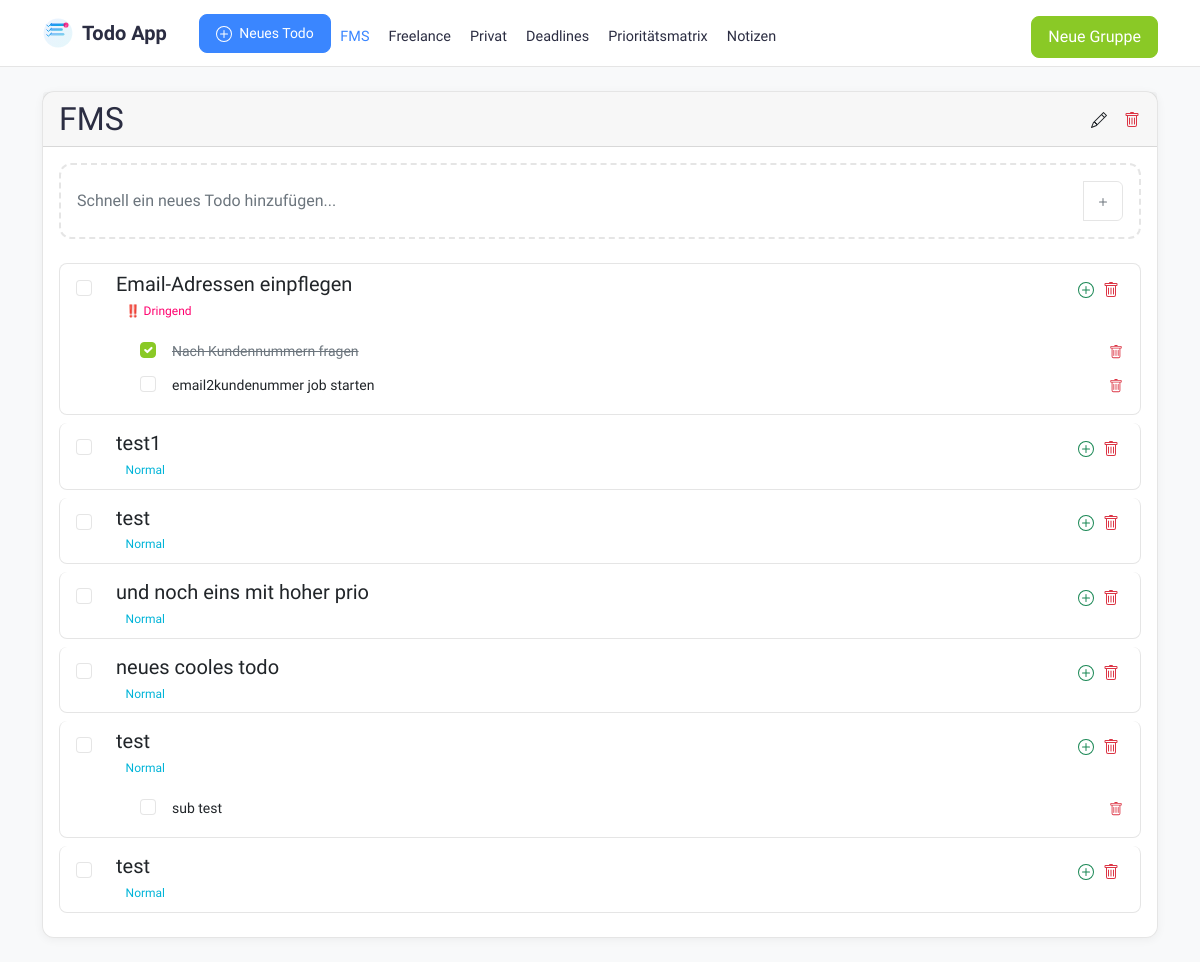
The page / on the database its author committed.
### app_sqlite_backup.py (models this page shows, shortened)
class TaskGroup(db.Model):
    id = db.Column(db.Integer, primary_key=True)
    name = db.Column(db.String(100), nullable=False)
    created_at = db.Column(db.DateTime, default=datetime.utcnow)
    todos = db.relationship('Todo', backref='group', lazy=True, cascade='all, delete-orphan')

class Todo(db.Model):
    id = db.Column(db.Integer, primary_key=True)
    title = db.Column(db.String(200), nullable=False)
    description = db.Column(db.Text)
    completed = db.Column(db.Boolean, default=False)
    priority = db.Column(db.String(10), default='medium')
    created_at = db.Column(db.DateTime, default=datetime.utcnow)
    due_date = db.Column(db.DateTime, nullable=True)
    group_id = db.Column(db.Integer, db.ForeignKey('task_group.id'), nullable=False)
    parent_id = db.Column(db.Integer, db.ForeignKey('todo.id'), nullable=True)
    sub_todos = db.relationship('Todo', backref=db.backref('parent', remote_side=[id]),
                              cascade='all, delete-orphan')

### app_sqlite_backup.py (the view)
@app.route('/')
def index():
    groups = TaskGroup.query.all()
    selected_group_id = request.args.get('group_id', type=int)
    selected_group = None
    todos_by_group = {}
    if not selected_group_id and groups:
        selected_group_id = groups[0].id
    if selected_group_id:
        selected_group = TaskGroup.query.get_or_404(selected_group_id)
        todos = Todo.query.filter_by(group_id=selected_group_id, parent_id=None).order_by(
            Todo.completed,
            case(
                (Todo.priority == 'urgent', 1),
                (Todo.priority == 'high', 2),
                (Todo.priority == 'medium', 3),
                (Todo.priority == 'low', 4)
            ),
            Todo.created_at.desc()
        ).all()
        todos_by_group[selected_group_id] = todos
    return render_template('index.html',
                         groups=groups,
                         selected_group=selected_group,
                         todos_by_group=todos_by_group)

### app_sqlite_backup.py (called while the page is built)
@app.context_processor
def inject_groups():
    groups = TaskGroup.query.all()
    return dict(groups=groups)

### templates/index.html (shortened to what this page needs)
{% extends "base.html" %}
{% block content %}
{% if selected_group %}
    <div class="card mb-4">
        <div class="card-header d-flex justify-content-between align-items-center">
            <h2 class="mb-0">{{ selected_group.name }}</h2>
            <div class="btn-group">
                <a href="{{ url_for('edit_group', id=selected_group.id) }}" class="btn btn-link text-dark p-0 me-3" title="Gruppe bearbeiten">
                </a>
                <a href="{{ url_for('delete_group', id=selected_group.id) }}" class="btn btn-link text-danger p-0" title="Gruppe löschen" onclick="return confirm('Sind Sie sicher? Alle Todos in dieser Gruppe werden gelöscht!')">
                </a>
            </div>
        </div>
            <div class="card-body">
                <div class="quick-todo-input mb-4">
                    <div class="input-group">
                        <input type="text"
                               class="form-control"
                               id="quickTodoInput"
                               placeholder="Schnell ein neues Todo hinzufügen..."
                               autocomplete="off">
                        <button class="btn btn-outline-primary" type="button" id="quickTodoBtn">
                            <svg xmlns="http://www.w3.org/2000/svg" width="16" height="16" fill="currentColor" class="bi bi-plus" viewBox="0 0 16 16">
                                <path d="M8 4a.5.5 0 0 1 .5.5v3h3a.5.5 0 0 1 0 1h-3v3a.5.5 0 0 1-1 0v-3h-3a.5.5 0 0 1 0-1h3v-3A.5.5 0 0 1 8 4z"/>
                            </svg>
                        </button>
                    </div>
                </div>
                {% if todos_by_group[selected_group.id] %}
                    <div class="list-group">
                    {% for todo in todos_by_group[selected_group.id] %}
                        <div class="list-group-item {% if todo.completed %}bg-light{% endif %}" id="todo-{{ todo.id }}">
                            <div class="d-flex align-items-start">
                                <div class="form-check mt-1 me-3">
                                    <input type="checkbox"
                                           class="form-check-input todo-checkbox"
                                           data-todo-id="{{ todo.id }}"
                                           {% if todo.completed %}checked{% endif %}>
                                </div>
                                <div class="flex-grow-1">
                                        <div class="d-flex justify-content-between align-items-start">
                                            <div class="todo-content flex-grow-1" style="cursor: pointer;" onclick="window.location.href='{{ url_for('edit_todo', id=todo.id) }}'">
                                                <h5 class="mb-1 {% if todo.completed %}text-decoration-line-through text-muted{% endif %}">
                                                    <span class="todo-title">{{ todo.title }}</span>
                                                </h5>
                                                <div class="d-flex flex-wrap gap-1">
                                                    {% if todo.priority == 'urgent' %}
                                                        <span class="badge bg-danger">‼️ Dringend</span>
                                                    {% elif todo.priority == 'high' %}
                                                        <span class="badge bg-warning">❗ Hoch</span>
                                                    {% elif todo.priority == 'medium' %}
                                                        <span class="badge bg-info">Normal</span>
                                                    {% elif todo.priority == 'low' %}
                                                        <span class="badge bg-secondary">Niedrig</span>
                                                    {% endif %}
                                                </div>
                                            </div>
                                            <div class="btn-group">
                                                <a href="{{ url_for('new_todo', parent_id=todo.id) }}" class="btn btn-link text-success p-1" title="Sub-Todo hinzufügen">
                                                </a>
                                                <a href="{{ url_for('delete_todo', id=todo.id) }}" class="btn btn-link text-danger p-1" title="Todo löschen" onclick="return confirm('Sind Sie sicher?')">
                                                </a>
                                            </div>
                                        </div>
                                    {% if todo.sub_todos %}
                                        <div class="mt-3 ms-4">
                                            {% for sub_todo in todo.sub_todos %}
                                                <div class="d-flex align-items-start mb-2" id="todo-{{ sub_todo.id }}">
                                                    <div class="form-check me-2">
                                                        <input type="checkbox"
                                                               class="form-check-input todo-checkbox"
                                                               data-todo-id="{{ sub_todo.id }}"
                                                               {% if sub_todo.completed %}checked{% endif %}>
                                                    </div>
                                                    <div class="flex-grow-1">
                                                        <div class="d-flex justify-content-between align-items-center">
                                                        <div class="todo-content small {% if sub_todo.completed %}text-decoration-line-through text-muted{% endif %}"
                                                             style="flex-grow: 1; cursor: pointer;"
                                                             onclick="window.location.href='{{ url_for('edit_todo', id=sub_todo.id) }}'">
                                                            <span class="todo-title">{{ sub_todo.title }}</span>
                                                        </div>
                                                            <div class="btn-group ms-2">
                                                                <a href="{{ url_for('delete_todo', id=sub_todo.id) }}" class="btn btn-link text-danger p-0" title="Sub-Todo löschen" onclick="return confirm('Sind Sie sicher?')">
                                                                </a>
                                                            </div>
                                                        </div>
                                                    </div>
                                                </div>
                                            {% endfor %}
                                        </div>
                                    {% endif %}
                                </div>
                            </div>
                        </div>
                    {% endfor %}
                </div>
            {% else %}
                <p class="text-center">Keine Todos in dieser Gruppe. <a href="{{ url_for('new_todo', group_id=selected_group.id) }}">Erstellen Sie ein neues Todo!</a></p>
            {% endif %}
        </div>
    </div>
{% else %}
    <div class="alert alert-info">
        <p class="text-center">Bitte wählen Sie eine Gruppe aus oder <a href="{{ url_for('new_group') }}">erstellen Sie eine neue Gruppe</a>.</p>
    </div>
{% endif %}
{% endblock %}

### templates/base.html (shortened to what this page needs)
<!DOCTYPE html>
<html lang="de">
    <head>
        <link href="https://cdn.jsdelivr.net/npm/bootstrap@5.1.3/dist/css/bootstrap.min.css" rel="stylesheet">
</head>
<body>
    <nav class="navbar navbar-expand-lg sticky-top mb-4">
        <div class="container">
            <div class="d-flex align-items-center">
                <a class="navbar-brand" href="{{ url_for('index') }}">
                    Todo App
                </a>
                {% if selected_group %}
                    <a href="{{ url_for('new_todo', group_id=selected_group.id) }}" class="btn btn-primary btn-sm ms-3">
                        Neues Todo
                    </a>
                {% endif %}
            </div>
            <div class="collapse navbar-collapse" id="navbarNav">
                <ul class="navbar-nav me-auto">
                    {% for nav_group in groups %}
                        <li class="nav-item">
                            <a class="nav-link {% if selected_group and selected_group.id == nav_group.id %}active{% endif %}"
                               href="{{ url_for('index', group_id=nav_group.id) }}">
                                {{ nav_group.name }}
                            </a>
                        </li>
                    {% endfor %}
                        <li class="nav-item">
                            <a class="nav-link {% if request.endpoint == 'deadlines' %}active{% endif %}"
                               href="{{ url_for('deadlines') }}">
                                Deadlines
                            </a>
                        </li>
                        <li class="nav-item">
                            <a class="nav-link {% if request.endpoint == 'priority_matrix' %}active{% endif %}"
                               href="{{ url_for('priority_matrix') }}">
                                Prioritätsmatrix
                            </a>
                        </li>
                        <li class="nav-item">
                            <a class="nav-link {% if request.endpoint == 'notes' %}active{% endif %}"
                               href="{{ url_for('notes') }}">
                                Notizen
                            </a>
                        </li>
                </ul>
                    <div class="d-flex align-items-center">
                        <a href="{{ url_for('new_group') }}" class="btn btn-success">Neue Gruppe</a>
                    </div>
            </div>
        </div>
    </nav>
    <div class="container">
        {% block content %}{% endblock %}
    </div>
</body>
</html>

### templates/base.html (style rules this page uses)
:root { --primary-color: #3a86ff; --danger-color: #ff006e; --success-color: #8ac926; --warning-color: #ffbe0b; --info-color: #00b4d8; --background-color: #f8f9fa; --card-background: rgba(255, 255, 255, 0.9); --text-color: #2b2d42; --text-muted: #6c757d; --border-color: rgba(0, 0, 0, 0.1); }
body { font-family: 'SF Pro Text', -apple-system, BlinkMacSystemFont, sans-serif; background-color: var(--background-color); color: var(--text-color); line-height: 1.6; }
.navbar { background: var(--card-background); backdrop-filter: blur(10px); -webkit-backdrop-filter: blur(10px); border-bottom: 1px solid var(--border-color); padding: 0.5rem 0; }
.navbar-brand { color: var(--text-color); font-weight: 600; font-size: 1.25rem; display: flex; align-items: center; gap: 0.5rem; }
.logo { width: 32px; height: 32px; transition: transform 0.3s ease; }
.nav-link { color: var(--text-color); padding: 0.5rem 0.75rem; border-radius: 8px; transition: all 0.3s ease; margin: 0 0.1rem; font-size: 0.9rem; }
.nav-link.active { background-color: rgba(var(--primary-color-rgb), 0.1); color: var(--primary-color); font-weight: 500; }
.navbar-collapse { margin-top: 0.5rem; }
.card { background: var(--card-background); border-radius: 12px; border: 1px solid var(--border-color); box-shadow: 0 2px 10px rgba(0, 0, 0, 0.05); backdrop-filter: blur(10px); -webkit-backdrop-filter: blur(10px); transition: transform 0.2s ease, box-shadow 0.2s ease; }
.btn { border-radius: 8px; padding: 0.5rem 1rem; transition: all 0.3s ease; font-weight: 500; }
.btn-primary { background-color: var(--primary-color); border-color: var(--primary-color); }
.btn-success { background-color: var(--success-color); border-color: var(--success-color); }
.form-control { border-radius: 8px; border: 1px solid var(--border-color); padding: 0.75rem 1rem; background: var(--card-background); color: var(--text-color); }
.badge { padding: 0.4em 0.8em; border-radius: 6px; font-weight: 500; }
.badge.bg-danger { background-color: rgba(var(--danger-color-rgb), 0.1) !important; color: var(--danger-color); }
.badge.bg-info { background-color: rgba(var(--info-color-rgb), 0.1) !important; color: var(--info-color); }
.list-group-item { background: var(--card-background); border: 1px solid var(--border-color); margin-bottom: 8px; border-radius: 8px !important; transition: all 0.3s ease; }
.form-check-input { border-color: var(--border-color); }
.form-check-input:checked { background-color: var(--success-color); border-color: var(--success-color); }

### templates/index.html (style rules this page uses)
.quick-todo-input { background: var(--card-background); border: 2px dashed var(--border-color); border-radius: 12px; padding: 1rem; transition: all 0.3s ease; }
.quick-todo-input .form-control { border: none; background: transparent; font-size: 1rem; padding: 0.5rem 0; }
.quick-todo-input .btn { border: 1px solid var(--border-color); background: transparent; color: var(--text-muted); border-radius: 6px; padding: 0.25rem 0.5rem; transition: all 0.3s ease; min-width: 40px; }

### rows shown on the page
TaskGroup: name "FMS"
TaskGroup: name "Freelance"
TaskGroup: name "Privat"
Todo: title "Email-Adressen einpflegen", priority "‼️ Dringend"
Todo: completed "☑", title "Nach Kundennummern fragen"
Todo: title "email2kundenummer job starten"
Todo: title "test1", priority "Normal"
Todo: title "test", priority "Normal"
Todo: title "und noch eins mit hoher prio", priority "Normal"
Todo: title "neues cooles todo", priority "Normal"
Todo: title "test", priority "Normal"
Todo: title "sub test"
Todo: title "test", priority "Normal"
